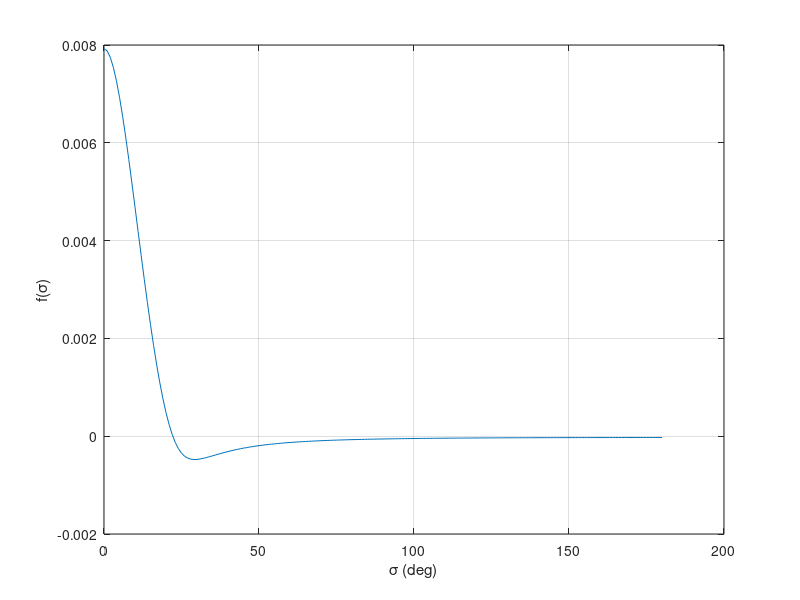
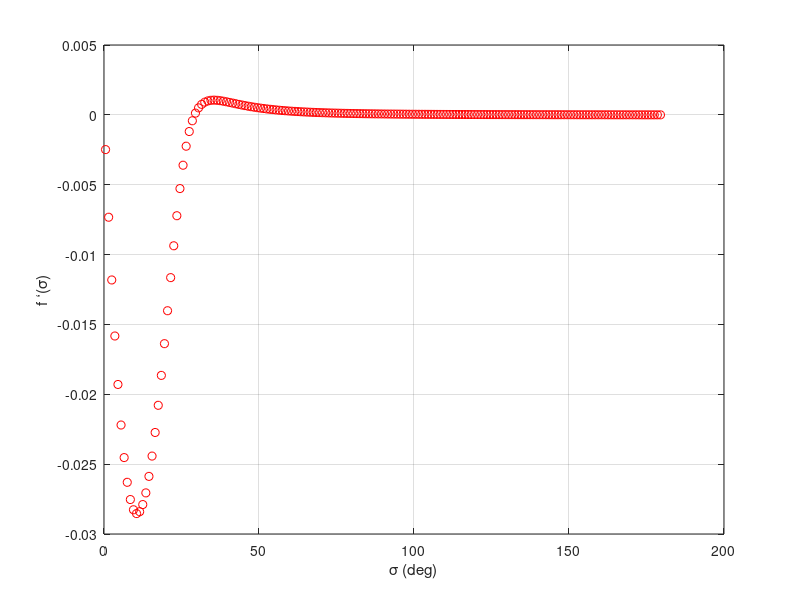

Recreate these plots in MATLAB, in order. (Note: this script raises an error after producing the figures.)
clc,clear
uM0 = 1.465; % 剩余磁化强度 T
Rp = 45.5*10^(-3); % PM中心距 mm->m
Re = 38.31*10^(-3); % EM中心距 mm->m
Ao = 20*10^(-3); % PM直径 mm->m
ao = 20*10^(-3); % EM外径 mm->m
ai = 8*10^(-3); % EM内径 mm->m
L = 5*10^(-3); % PM高度 mm->m
l = 6*10^(-3); % EM高度 mm->m
a2 = 0.09*10^(-6); % EM线圈截面积
fLambda = [0.00792353136209439,0.00788013867354309,0.00775226403175040,0.00754601607036815,0.00726976839935982,0.00693297591056508,0.00654552539376292,0.00611739738735583,0.00565838471838492,0.00517783922591364,0.00468452649179253,0.00418643828443043,0.00369073442073169,0.00320392847419728,0.00273169789135496,0.00228007495997591,0.00185382800822041,0.00145704899120044,0.00109423188710723,0.000768771128782850,0.000482936849311967,0.000238256741262313,3.49238999160915e-05,-0.000128621159965197,-0.000254616726077558,-0.000346696887466891,-0.000409605603319607,-0.000448755436431803,-0.000469571083984539,-0.000476938214789917,-0.000474766956044250,-0.000466025425862123,-0.000452924238425683,-0.000437073625543780,-0.000419632182288899,-0.000401423314293560,-0.000383023937731820,-0.000364830830542856,-0.000347109936616320,-0.000330032756334238,-0.000313703104229409,-0.000298176699749977,-0.000283475457611953,-0.000269597934816600,-0.000256526839420440,-0.000244234496942140,-0.000232686764475616,-0.000221845812466377,-0.000211672103924836,-0.000202125761633343,-0.000193167506016316,-0.000184759288613396,-0.000176864679957677,-0.000169449111847288,-0.000162479991742271,-0.000155926748993765,-0.000149760802045778,-0.000143955554331962,-0.000138486219876311,-0.000133329824306726,-0.000128465052394920,-0.000123872161093456,-0.000119532863218247,-0.000115430230980833,-0.000111548588922846,-0.000107873456949727,-0.000104391392201502,-0.000101089961244418,-9.79576513045679e-05,-9.49837904391792e-05,-9.21584845296408e-05,-8.94725561173398e-05,-8.69174876433779e-05,-8.44853694655289e-05,-8.21688522113264e-05,-7.99611029031793e-05,-7.78557644192755e-05,-7.58469185103229e-05,-7.39290521602273e-05,-7.20970265097175e-05,-7.03460479250410e-05,-6.86716420737699e-05,-6.70696300524691e-05,-6.55361059013598e-05,-6.40674166465503e-05,-6.26601437420916e-05,-6.13110858352971e-05,-6.00172430152354e-05,-5.87756818014128e-05,-5.75836283308651e-05,-5.64389332936549e-05,-5.53391531825280e-05,-5.42821256420846e-05,-5.32659556217579e-05,-5.22888700782492e-05,-5.13487334587625e-05,-5.04438280396618e-05,-4.95723407769950e-05,-4.87329218371720e-05,-4.79241455479454e-05,-4.71447294100252e-05,-4.63932704352896e-05,-4.56686329580472e-05,-4.49698200463924e-05,-4.42955497470104e-05,-4.36447930511251e-05,-4.30165754569473e-05,-4.24099736364694e-05,-4.18241124196251e-05,-4.12581618860877e-05,-4.07113346122773e-05,-4.01827767314195e-05,-3.96716837240129e-05,-3.91775976681153e-05,-3.86999312398277e-05,-3.82379986025564e-05,-3.77912522744455e-05,-3.73592615115769e-05,-3.69415098406626e-05,-3.65373445182519e-05,-3.61462903595701e-05,-3.57678947244414e-05,-3.54017262898722e-05,-3.50473740212684e-05,-3.47044459291008e-05,-3.43725683009558e-05,-3.40513846149722e-05,-3.37405547198979e-05,-3.34396959324764e-05,-3.31485340032737e-05,-3.28668065085335e-05,-3.25942360246759e-05,-3.23305385555439e-05,-3.20754499905393e-05,-3.18287968531588e-05,-3.15902912859905e-05,-3.13596923521397e-05,-3.11367854871705e-05,-3.09213656583952e-05,-3.07132369922637e-05,-3.05122123575479e-05,-3.03181129333072e-05,-3.01307678807029e-05,-2.99500140196554e-05,-2.97756955084416e-05,-2.96076635144317e-05,-2.94457759551928e-05,-2.92898972047240e-05,-2.91398979371986e-05,-2.89956547266093e-05,-2.88570499373737e-05,-2.87239826912625e-05,-2.85963355709753e-05,-2.84740065425167e-05,-2.83568961128012e-05,-2.82449011074763e-05,-2.81379468889622e-05,-2.80359527845982e-05,-2.79388404125833e-05,-2.78465356135976e-05,-2.77589683269110e-05,-2.76760724426598e-05,-2.75977857692148e-05,-2.75240498174490e-05,-2.74548098062915e-05,-2.73900145721890e-05,-2.73296164063075e-05,-2.72735710392952e-05,-2.72218375107406e-05,-2.71743781723499e-05,-2.71311586032076e-05,-2.70921475978409e-05,-2.70573170476877e-05,-2.70266418676377e-05,-2.70001001286624e-05,-2.69776728960525e-05,-2.69593440290061e-05,-2.69451004834933e-05,-2.69349322213268e-05,-2.69288328503470e-05,-2.69267953857989e-05];
x = linspace(0,180,181);
figure(1)
plot(x,fLambda)
grid on
xlabel('\sigma (deg)');
ylabel('f(\sigma)');
dx = linspace(0.5,179.5,180);
dy = zeros(1,length(dx));
for i = 1:length(dx)
    dy(i) = (fLambda(i+1)-fLambda(i))/(pi/180);
end
figure(2)
plot(dx,dy,'ro')
grid on
xlabel('\sigma (deg)');
ylabel('f ‘(\sigma)');
hold on
for i = 1:length(dx)
    dyf(i) = dfLambdaFit(dx(i));
end
plot(dx,dyf,'b-')